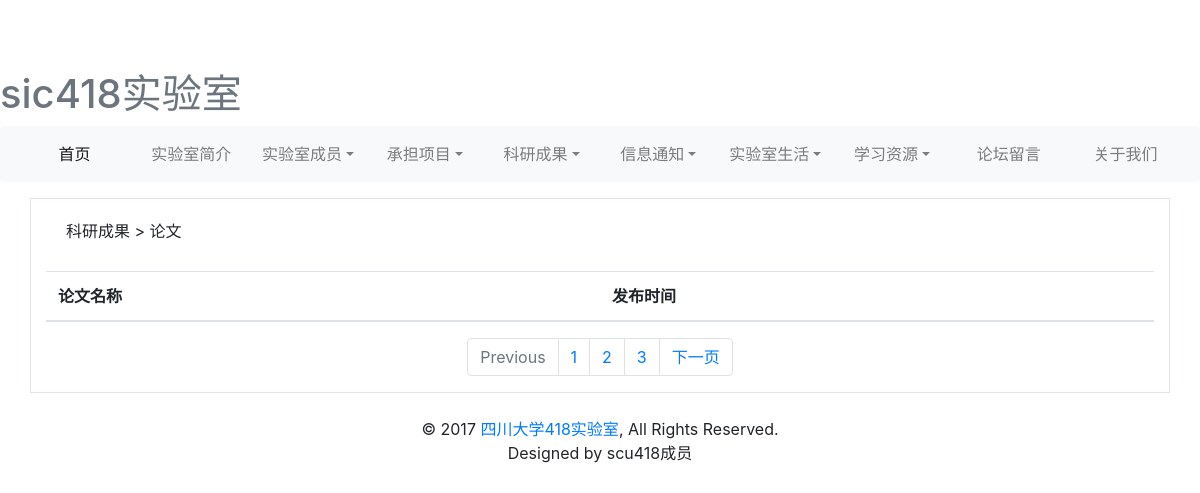
Page /lab/paperlist/ on the earlier database version.
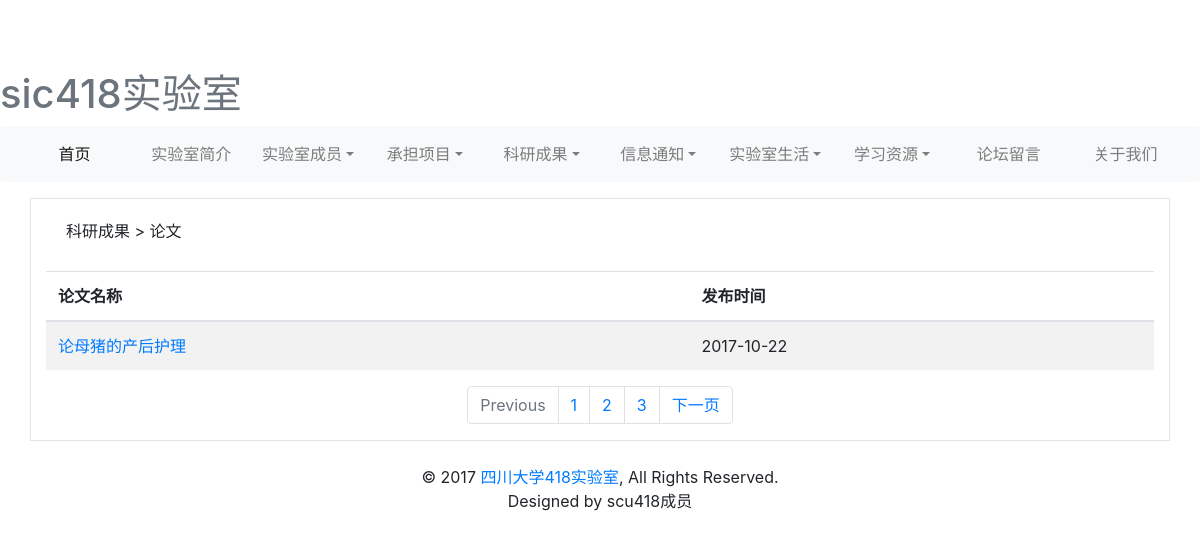
Same page on the later database version.
### lab/models.py (models this page shows, shortened)
class Research(models.Model):
    name = models.CharField(verbose_name=u'论文专著名称', max_length=50)
    content = models.TextField(verbose_name=u'论文专著详情')
    genre = models.CharField(verbose_name=u'科研分类', choices=(('paper', '论文'), ('monograph', '专著')),
                             null=True, max_length=30)
    thesis = models.FileField(verbose_name=u'论文文件', upload_to='thesis/', max_length=100, null=True)
    prize = models.BooleanField(verbose_name=u'是否获奖', default=False)
    time = models.DateField(verbose_name=u'论文专著发表时间')
    class Meta:
        verbose_name = u'论文专著'
        verbose_name_plural = verbose_name

### lab/views.py (the view)
def paperlist(request):
    paper = models.Research.objects.filter(genre='paper')
    return render(request, "achievements_in_scientific_research/paperlist.html", {'paper': paper})

### templates/achievements_in_scientific_research/paperlist.html (shortened to what this page needs)
{% extends 'base2.html' %}
{% block content %}
    <div style="border: solid rgba(104,52,42,0.14) 1px;" class="container table-responsive">
        <label style="padding: 20px;   ">科研成果 > 论文</label>
            <table class="table table-hover table-striped">
                <thead>
                    <tr>
                        <th>论文名称</th>
                        <th>发布时间</th>
                    </tr>
                </thead>
                <tbody  >
                    {% for p in paper    %}
                    <tr>
                       <td> <a href=" {%  url 'lab:paperpage' p.id %} ">{{ p.name }}</a> </td>
                        <td> {{p.time|date:"Y-m-d"}}</td>
                    </tr>
                    {% endfor %}
                </tbody>
            </table>
            <nav aria-label="Page navigation example">
              <ul class="pagination justify-content-center">
                <li class="page-item disabled">
                  <a class="page-link" href="#" tabindex="-1">Previous</a>
                </li>
                <li class="page-item"><a class="page-link" href="#">1</a></li>
                <li class="page-item"><a class="page-link" href="#">2</a></li>
                <li class="page-item"><a class="page-link" href="#">3</a></li>
                <li class="page-item">
                  <a class="page-link" href="#">下一页</a>
                </li>
              </ul>
            </nav>
    </div>
{% endblock %}

Differences in the rows shown:
now on this page (row edited): Research: name "论母猪的产后护理", time "2017-10-22"
